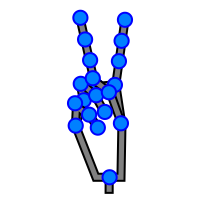
#> input picture LearnPython/bluebacks/mlbb-sample/ml-images/comp_choki.png, 200 x 200 px; its folder holds only this picture in this run
$ python -i ml-09-01-janken.py   (imports and definitions only)   (Python 2 division)   (older library calls are emulated)
#> lines starting #> are read from the running program, lines starting #| are printed output that depends on the picture; after the words box and inside, x2 and y2 are one past the last pixel; in counts of white or black regions, pixels touching at a corner belong together
# -*- coding: utf-8 -*-
import picamera
import picamera.array
import cv2
import numpy as np
from scipy import stats
from sklearn.neural_network import MLPClassifier
from sklearn.linear_model import Perceptron
from sklearn.externals import joblib
import sys
from PIL import Image, ImageTk
import threading
import time
import subprocess
try:
    import Tkinter as tk
except ImportError: # for Python 3
    import tkinter as tk

# 学習に用いる縮小画像のサイズ
sw = 16
sh = 12

# 手の認識用パラメータ（HチャンネルとSチャンネルとを二値化するための条件）
hmin = 0
hmax = 30  # 15-40程度にセット
smin = 50

# じゃんけんの手のベクトル形式を格納した配列。入力データとして用いる
# グー [1, 0, 0], チョキ [0, 1, 0], パー [0, 0, 1]
janken_array = np.array([[1, 0, 0], [0, 1, 0], [0, 0, 1]])

# グー, チョキ, パーの名称を格納した配列
janken_class =  ['グー', 'チョキ', 'パー']

# 過去何回分の手を覚えているか
n = 3

# じゃんけんの過去の手の初期化
# 人間の手とコンピュータの手をそれぞれn回分。さらに1回分につき3個の数字が必要
Jprev = np.zeros(3*n*2)

# 過去の手（ベクトル形式）をランダムに初期化
# [3 lines not run here, left out]

# 現在の手（0～2の整数）をランダムに初期化
j = np.random.randint(0, 3)

# 過去の手（入力データ）をscikit_learn用の配列に変換
Jprev_set = np.array([Jprev])
# 現在の手（ターゲット）をscikit_learn用の配列に変換
jnow_set = np.array([j])

# 三層ニューラルネットワークを定義
#clf_janken = MLPClassifier(hidden_layer_sizes=(200, ), random_state=None)
# 単純パーセプトロンを定義
# [1 line that did not run here, left out]
# ランダムな入力でオンライン学習を1回行う。
# 初回の学習では、あり得るターゲット(0, 1, 2)を分類器に知らせる必要がある
# [1 line not run here, left out]

# 勝敗の回数を初期化
win = 0
draw = 0
lose = 0

# 状態保存用のフラグ
appliStop = False
jankenLoop = False
recognizedHand = 0

# 学習済ファイルの確認
# [10 lines not run here, left out]

# X:画像から計算したベクトル、y:教師データ
X = np.empty((0,sw*sh), float)
y = np.array([], int)

def getImageVector(img):
    # 白い領域(ピクセル値が0でない領域)の座標を集める
    nonzero = cv2.findNonZero(img)
    # その領域を囲う四角形の座標と大きさを取得
    xx, yy, ww, hh = cv2.boundingRect(nonzero)
    # 白い領域を含む最小の矩形領域を取得
    img_nonzero = img[yy:yy+hh, xx:xx+ww]
    # 白い領域を(sw, sh)サイズに縮小するための準備
    img_small = np.zeros((sh, sw), dtype=np.uint8)
    # 画像のアスペクト比を保ったまま、白い領域を縮小してimg_smallにコピーする
    if 4*hh < ww*3 and hh > 0:
        htmp = int(sw*hh/ww)
        if htmp>0:
            img_small_tmp = cv2.resize(img_nonzero, (sw, htmp), interpolation=cv2.INTER_LINEAR)
            img_small[(sh-htmp)/2:(sh-htmp)/2+htmp, 0:sw] = img_small_tmp
    elif 4*hh >= ww*3 and ww > 0:
        wtmp = int(sh*ww/hh)
        if wtmp>0:
            img_small_tmp = cv2.resize(img_nonzero, (wtmp, sh), interpolation=cv2.INTER_LINEAR)
            img_small[0:sh, (sw-wtmp)/2:(sw-wtmp)/2+wtmp] = img_small_tmp
    # 0...1の範囲にスケーリングしてからリターンする
    return np.array([img_small.ravel()/255.])

# 手の認識をし続ける関数
# [74 lines left out: function imageProcessing, not called in this run]

class Application(tk.Frame):
    # 初期化用関数
    # [185 lines left out: functions __init__, close_window, create_widgets, clear, jankenAlive, jankenStop and 2 more, not called in this run]

# [1 line not run here, left out]
# [1 line that did not run here, left out]
# [2 lines not run here, left out]

>>> import cv2
>>> picture = cv2.imread('ml-images/comp_choki.png', cv2.IMREAD_GRAYSCALE)
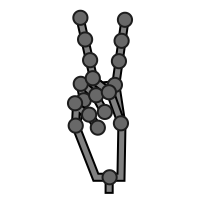
#> picture: shape (200, 200); min 0, max 255, mean 229.5
>>> result = getImageVector(picture)
#> in getImageVector, `nonzero = cv2.findNonZero(img)`: nonzero = contour of 39648 points, box (x1, y1, x2, y2) (0, 0, 200, 200), area 0
#> in getImageVector, `xx, yy, ww, hh = cv2.boundingRect(nonzero)`: xx = 0; ww = 200
#> in getImageVector, `wtmp = int(sh*ww/hh)`: wtmp = 12

$ run again, on LearnPython/bluebacks/mlbb-sample/ml-images/comp_gu.png
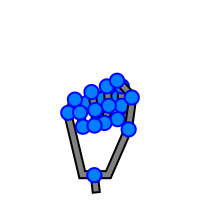
#> input picture LearnPython/bluebacks/mlbb-sample/ml-images/comp_gu.png, 200 x 200 px
#> `picture = cv2.imread('ml-images/comp_choki.png', cv2.IMREAD_GRAYSCALE)`:
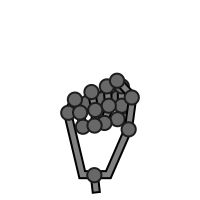
#> picture: shape (200, 200); min 0, max 255, mean 234
#> nonzero = contour of 39739 points, box (x1, y1, x2, y2) (0, 0, 200, 200), area 0
#> xx = 0; ww = 200
#> wtmp = 12

$ run again, on LearnPython/bluebacks/mlbb-sample/ml-images/comp_pa.png
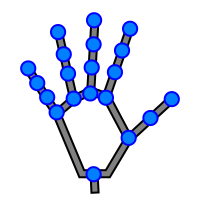
#> input picture LearnPython/bluebacks/mlbb-sample/ml-images/comp_pa.png, 200 x 200 px
#> `picture = cv2.imread('ml-images/comp_choki.png', cv2.IMREAD_GRAYSCALE)`:
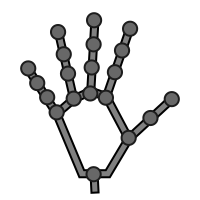
#> picture: shape (200, 200); min 0, max 255, mean 224.7
#> nonzero = contour of 39576 points, box (x1, y1, x2, y2) (0, 0, 200, 200), area 0
#> xx = 0; ww = 200
#> wtmp = 12

$ run again, on LearnPython/bluebacks/mlbb-sample/ml-images/human_choki.png
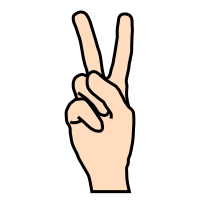
#> input picture LearnPython/bluebacks/mlbb-sample/ml-images/human_choki.png, 200 x 200 px
#> `picture = cv2.imread('ml-images/comp_choki.png', cv2.IMREAD_GRAYSCALE)`:
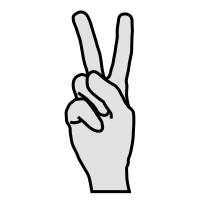
#> picture: shape (200, 200); min 0, max 255, mean 235.1
#> nonzero = contour of 38519 points, box (x1, y1, x2, y2) (0, 0, 200, 200), area 0
#> xx = 0; ww = 200
#> wtmp = 12
